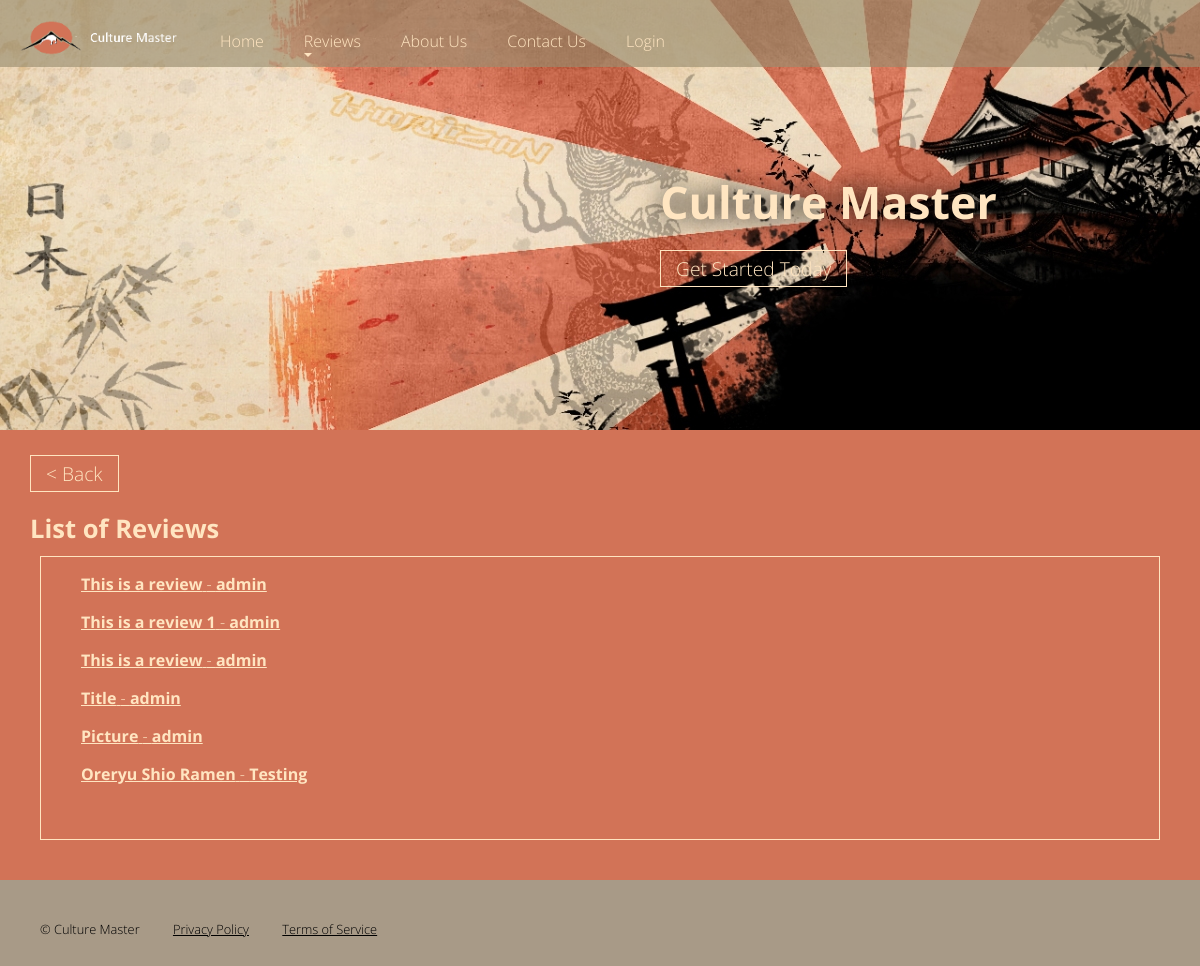
/home/reviews/, run on an earlier commit of the app's database.
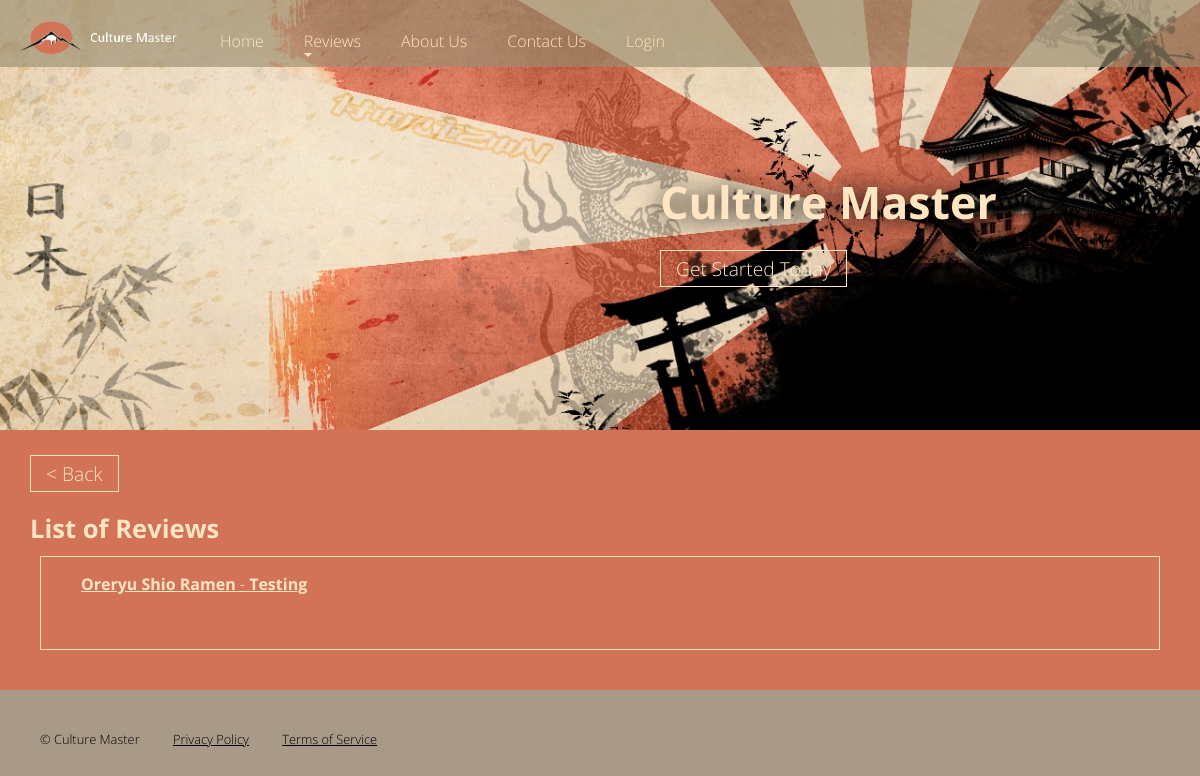
And on a later commit of the database.
### home/models.py (models this page shows, shortened)
class Review(models.Model):
    TYPE_CHOICES =(
        ('Food' ,'Food'),
        ('Activities', 'Activities'),
        ('Accommodation','Accommodation')
    )
    title = models.CharField(max_length=50)
    type = models.CharField(choices=TYPE_CHOICES, max_length=30, default=2)
    content = models.CharField(max_length=4096)
    poster = models.ForeignKey(settings.AUTH_USER_MODEL, on_delete=models.SET_NULL, null=True)
    posted = models.CharField(max_length=10, default=timezone.now)
    image = models.ImageField(upload_to='review_Images/')
    readonly_fields=('posted', 'poster')

### home/views.py (the view)
# urls.py: path('reviews/', views.ReviewsListViewStandard.as_view(), name='reviews_list_strd'),
class ReviewsListViewStandard(generic.ListView):
    model = Review
    template_name = 'home/reviews_list_standard.html'
    paginate_by = 10

### home/templates/home/reviews_list_standard.html (shortened to what this page needs)
{% extends "base.html" %}
{% load static %}
{% block content %}
<section class="about">
  <article>
    <a id="BackButton"></a>
    <h2 class="breakBefore">List of Reviews</h2>
    <div class="map">
      <div id="mapp">
        {% if review_list %}
        <ul>
          {% for i in review_list %}
          <div class="tourname">
            <a href="{% url 'review_detail' i.id %}">
              <p><strong>{{ i.title|capfirst }}</strong> - <strong>{{i.poster}}</strong></p>
            </a>
          </div>
          {% endfor %}
          <br>
        </ul>
        {% else %}
        <p>There are no reviews to display.</p>
        {% endif %}
      </div>
    </div>
  </article>
</section>
{% endblock %}

What changed in the data, as far as the page shows it:
removed Review: title "This is a review", poster "admin"
removed Review: title "This is a review 1", poster "admin"
removed Review: title "This is a review", poster "admin"
removed Review: title "Title", poster "admin"
removed Review: title "Picture", poster "admin"
